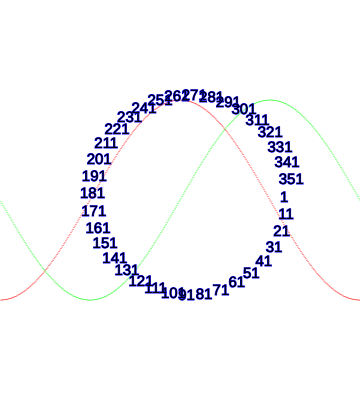
Frame 1 (no input)
Frame 60 (no input): identical to frame 1, image omitted
Frame 120 (the mouse pressed at the canvas centre since frame 60): identical to frame 1, image omitted

The p5.js sketch that drew this single still picture (run headless with seeded random() and noise() and a simulated clock; from frame 60 on, the mouse is pressed at the canvas centre):

// p5.js sketch
// ── sketch.js
const amplitude = 100;

function setup() {
  createCanvas(360, 400);
  strokeWeight(1);
  textSize(15);
}

function draw() {
  background(255);
  const halfHeight = height * 0.5;
  const halfWidth = width * 0.5;
  //cos
  stroke(255, 0, 0);
  for(let i = 1 ; i <= 360; i++) {
    const grados = i;
    const rad = radians(grados);
    const cs = cos(rad) * amplitude;
    
    point(grados, halfHeight + cs);
  }
  
  //sin
  stroke(0, 255, 0);
  for(let i = 1 ; i <= 360; i++) {
    const grados = i;
    const rad = radians(grados);
    const sn = sin(rad) * amplitude;
    
    point(grados, halfHeight + sn);
  }
  
  //circle
  stroke(0, 0, 255);
  for(let i = 1 ; i <= 360; i += 10) {
    const grados = i;
    const rad = radians(grados);
    const x = cos(rad) * amplitude + halfWidth;
    const y = sin(rad) * amplitude + halfHeight;
    
    text(grados, x, y);
  }
}
